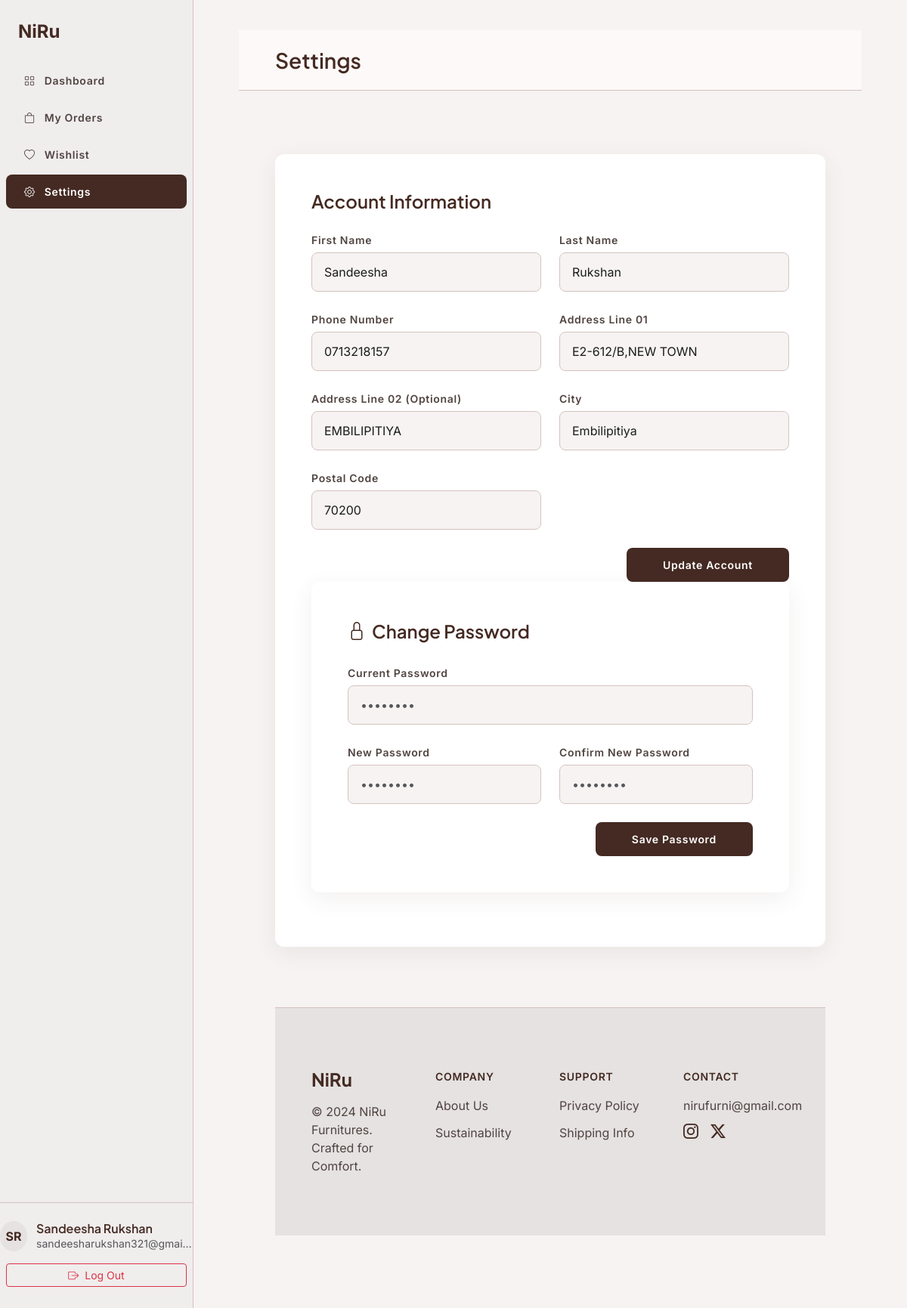
The page /user/settings.php (signed in) on the database its author committed.
### tables this page shows
CREATE TABLE IF NOT EXISTS `user` (
  `user_id` bigint unsigned NOT NULL AUTO_INCREMENT,
  `first_name` varchar(100) NOT NULL,
  `last_name` varchar(100) NOT NULL,
  `email` varchar(191) NOT NULL,
  `phone` varchar(30) DEFAULT NULL,
  `address_line1` varchar(255) DEFAULT NULL,
  `address_line2` varchar(255) DEFAULT NULL,
  `city` varchar(100) DEFAULT NULL,
  `postal_code` varchar(20) DEFAULT NULL,
  `password_hash` varchar(255) NOT NULL,
  `role_id` int unsigned NOT NULL DEFAULT '2',
  `status_id` int unsigned NOT NULL DEFAULT '1',
  `created_at` datetime NOT NULL DEFAULT CURRENT_TIMESTAMP,
  `updated_at` datetime NOT NULL DEFAULT CURRENT_TIMESTAMP ON UPDATE CURRENT_TIMESTAMP,
  PRIMARY KEY (`user_id`),
  UNIQUE KEY `uq_user_email` (`email`),
  KEY `fk_user_role` (`role_id`),
  KEY `fk_user_status` (`status_id`)
);

### connection.php (called while the page is built, shortened)
<?php
class Database
{
    public static $connection;
    public static function setUpConnection()
    {
        if (!isset(Database::$connection)) {
            Database::$connection = new mysqli(
                "localhost",
                "root",
                "Rukshan123",
                "niru_furniture",
                3306
            );
        }
    }
    public static function search($q)
    {
        $result = Database::$connection->query($q);
        return $result;
    }
}
?>

### user/settings.php (the view, shortened to what this page needs)
<?php
require_once "../connection.php";
?>
<!doctype html>
<html lang="en">
<head>
  <link
    href="https://cdn.jsdelivr.net/npm/bootstrap@5.3.3/dist/css/bootstrap.min.css"
    rel="stylesheet" />
  <link
    href="https://cdn.jsdelivr.net/npm/bootstrap-icons@1.11.3/font/bootstrap-icons.min.css"
    rel="stylesheet" />
  <link rel="stylesheet" href="../assets/css/style.css?v=<?php echo time(); ?>" />
</head>
<body>
  <?php
  if (isset($_SESSION["u"])) {
    $email = $_SESSION["u"]["email"];
    $details_rs = Database::search("SELECT * FROM `user` WHERE `email`='" . $email . "'");
    $details_data = $details_rs->fetch_assoc();
  ?>
    <aside class="dashboard-sidebar">
      <a href="../index.php" class="sidebar-brand">NiRu</a>
      <ul class="sidebar-menu mb-5">
        <li>
          <a href="dashboard.php" class="sidebar-link">
            <i class="bi bi-grid"></i> Dashboard
          </a>
        </li>
        <li>
          <a href="orders.php" class="sidebar-link">
            <i class="bi bi-bag"></i> My Orders
          </a>
        </li>
        <li>
          <a href="wishlist.php" class="sidebar-link">
            <i class="bi bi-heart"></i> Wishlist
          </a>
        </li>
        <li>
          <a href="settings.php" class="sidebar-link active">
            <i class="bi bi-gear"></i> Settings
          </a>
        </li>
      </ul>
      <div class="user-profile-badge mt-auto">
        <div class="avatar-sm">
          <?= strtoupper(substr($details_data["first_name"] ?? "U", 0, 1) . substr($details_data["last_name"] ?? "", 0, 1)); ?>
        </div>
        <div class="overflow-hidden">
          <h4
            class="fs-6 fw-semibold mb-0 text-truncate"
            style="color: var(--niru-primary)">
            <?= htmlspecialchars($details_data["first_name"] . " " . $details_data["last_name"]); ?>
          </h4>
          <small
            class="text-muted d-block text-truncate"
            title="<?= htmlspecialchars($details_data['email']); ?>">
            <?= htmlspecialchars($details_data["email"]); ?>
          </small>
        </div>
      </div>
      <a href="../logout.php" class="btn btn-outline-danger btn-sm mt-3 m-2"><i class="bi bi-box-arrow-right me-1"></i> Log Out</a>
    </aside>
    <main class="dashboard-main">
      <div class="top-header-bar d-flex align-items-center justify-content-between mb-4">
        <h1 class="fs-3 fw-semibold mb-0" style="color: var(--niru-primary)">
          Settings
        </h1>
      </div>
      <div class="settings-canvas">
        <div class="dashboard-card p-4 p-md-5 mb-4">
          <h2 class="fs-4 fw-semibold mb-4" style="color: var(--niru-primary)">
            Account Information
          </h2>
          <form onsubmit="event.preventDefault()">
            <div class="row g-4 mb-4">
              <div class="col-12 col-md-6">
                <label for="fName" class="form-label-custom">First Name</label>
                <input
                  type="text"
                  class="form-control form-control-custom"
                  id="fName"
                  value="<?php echo ($details_data['first_name'] ?? ''); ?>" />
              </div>
              <div class="col-12 col-md-6">
                <label for="lName" class="form-label-custom">Last Name</label>
                <input
                  type="text"
                  class="form-control form-control-custom"
                  id="lName"
                  value="<?php echo ($details_data['last_name'] ?? ''); ?>" />
              </div>
              <div class="col-12 col-md-6">
                <label for="phoneNumber" class="form-label-custom">Phone Number</label>
                <input
                  type="text"
                  class="form-control form-control-custom"
                  id="phoneNumber"
                  value="<?php echo ($details_data['phone'] ?? ''); ?>" />
              </div>
              <div class="col-12 col-md-6">
                <label for="line1" class="form-label-custom">Address Line 01</label>
                <input
                  type="text"
                  class="form-control form-control-custom"
                  id="line1"
                  placeholder="e.g. No. 123, Main Street"
               value="<?php echo htmlspecialchars($details_data['line_2'] ?? $details_data['address_line1'] ?? ''); ?>" />
              </div>
              <div class="col-12 col-md-6">
                <label for="line2" class="form-label-custom">Address Line 02 (Optional)</label>
                <input
                  type="text"
                  class="form-control form-control-custom"
                  id="line2"
                  placeholder="e.g. 2nd Lane, Apartment 4B"
                  value="<?php echo htmlspecialchars($details_data['line_2'] ?? $details_data['address_line2'] ?? ''); ?>" />
              </div>
              <div class="col-12 col-md-6">
                <label for="city" class="form-label-custom">City</label>
                <input
                  type="text"
                  class="form-control form-control-custom"
                  id="city"
                  placeholder="e.g. Embilipitiya / Colombo"
                  value="<?php echo htmlspecialchars($details_data['city'] ?? ''); ?>" />
              </div>
              <div class="col-12 col-md-6">
                <label for="postalCode" class="form-label-custom">Postal Code</label>
                <input
                  type="text"
                  class="form-control form-control-custom"
                  id="postalCode"
                  placeholder="e.g. 70200"
                  value="<?php echo htmlspecialchars($details_data['postal_code'] ?? $details_data['zip'] ?? ''); ?>" />
              </div>
            </div>
            <div class="text-end">
              <button type="button" class="btn-niru-action" onclick=" updateSetting();">
                Update Account
              </button>
            </div>
          </form>
          <div class="dashboard-card p-4 p-md-5 mb-4">
            <div class="d-flex align-items-center gap-2 mb-4">
              <i class="bi bi-lock fs-4" style="color: var(--niru-primary)"></i>
              <h2
                class="fs-4 fw-semibold mb-0"
                style="color: var(--niru-primary)">
                Change Password
              </h2>
            </div>
            <form onsubmit="event.preventDefault()">
              <div class="mb-4">
                <label for="currentPassword" class="form-label-custom">Current Password</label>
                <input
                  type="password"
                  class="form-control form-control-custom"
                  id="currentPassword"
                  placeholder="••••••••" />
              </div>
              <div class="row g-4 mb-4">
                <div class="col-12 col-md-6">
                  <label for="newPassword" class="form-label-custom">New Password</label>
                  <input
                    type="password"
                    class="form-control form-control-custom"
                    id="newPassword"
                    placeholder="••••••••" />
                </div>
                <div class="col-12 col-md-6">
                  <label for="confirmNewPassword" class="form-label-custom">Confirm New Password</label>
                  <input
                    type="password"
                    class="form-control form-control-custom"
                    id="confirmNewPassword"
                    placeholder="••••••••" />
                </div>
              </div>
              <div class="text-end">
                <button type="button" class="btn-niru-action" onclick=" passwordChange();">
                  Save Password
                </button>
              </div>
            </form>
          </div>
        </div>
      <?php
    }
      ?>
      <footer>
        <div class="row g-4">
          <div class="col-12 col-lg-3">
            <h3 class="fs-4 fw-bold mb-3" style="color: var(--niru-primary)">
              NiRu
            </h3>
            <p class="mb-0" style="color: var(--niru-body-text)">
              © 2024 NiRu Furnitures.<br />Crafted for Comfort.
            </p>
          </div>
          <div class="col-6 col-md-3">
            <div class="footer-heading">Company</div>
            <ul class="footer-links">
              <li><a href="#">About Us</a></li>
              <li><a href="#">Sustainability</a></li>
            </ul>
          </div>
          <div class="col-6 col-md-3">
            <div class="footer-heading">Support</div>
            <ul class="footer-links">
              <li><a href="#">Privacy Policy</a></li>
              <li><a href="#">Shipping Info</a></li>
            </ul>
          </div>
          <div class="col-12 col-md-3">
            <div class="footer-heading">Contact</div>
            <p class="mb-2" style="color: var(--niru-body-text)">
              nirufurni@gmail.com
            </p>
            <div class="d-flex gap-3 fs-5" style="color: var(--niru-primary)">
              <a
                href="#"
                class="text-decoration-none"
                style="color: inherit"
                aria-label="Instagram"><i class="bi bi-instagram"></i></a>
              <a
                href="#"
                class="text-decoration-none"
                style="color: inherit"
                aria-label="Twitter"><i class="bi bi-twitter-x"></i></a>
            </div>
          </div>
        </div>
      </footer>
    </main>
</body>
</html>

### rows shown on the page
user: first_name+last_name "SR", first_name+last_name "Sandeesha Rukshan", email "sandeesharukshan321@gmai…", first_name "Sandeesha", last_name "Rukshan", phone "0713218157", address_line1 "E2-612/B,NEW TOWN", address_line2 "EMBILIPITIYA", city "Embilipitiya", postal_code "70200"
